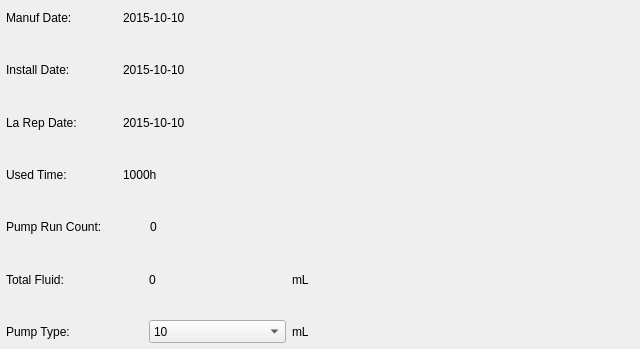
<?xml version="1.0" encoding="UTF-8"?>
<ui version="4.0">
 <class>GlpInfoPageClass</class>
 <widget class="QWidget" name="GlpInfoPageClass">
  <property name="geometry">
   <rect>
    <x>0</x>
    <y>0</y>
    <width>640</width>
    <height>349</height>
   </rect>
  </property>
  <property name="windowTitle">
   <string>Form</string>
  </property>
  <layout class="QGridLayout" name="gridLayout">
   <property name="margin">
    <number>6</number>
   </property>
   <item row="0" column="0">
    <layout class="QVBoxLayout" name="verticalLayout" stretch="1,1,1,1,1,1,1,1,1,1,1,1,1">
     <property name="spacing">
      <number>6</number>
     </property>
     <item>
      <layout class="QHBoxLayout" name="horizontalLayout_8" stretch="20,92">
       <item>
        <widget class="QLabel" name="label_7">
         <property name="sizePolicy">
          <sizepolicy hsizetype="Expanding" vsizetype="Expanding">
           <horstretch>0</horstretch>
           <verstretch>0</verstretch>
          </sizepolicy>
         </property>
         <property name="text">
          <string>Manuf Date:</string>
         </property>
        </widget>
       </item>
       <item>
        <widget class="QLabel" name="manufLabel">
         <property name="sizePolicy">
          <sizepolicy hsizetype="Expanding" vsizetype="Expanding">
           <horstretch>0</horstretch>
           <verstretch>0</verstretch>
          </sizepolicy>
         </property>
         <property name="text">
          <string>2015-10-10</string>
         </property>
        </widget>
       </item>
      </layout>
     </item>
     <item>
      <spacer name="verticalSpacer_7">
       <property name="orientation">
        <enum>Qt::Vertical</enum>
       </property>
       <property name="sizeHint" stdset="0">
        <size>
         <width>20</width>
         <height>40</height>
        </size>
       </property>
      </spacer>
     </item>
     <item>
      <layout class="QHBoxLayout" name="horizontalLayout_6" stretch="20,92">
       <item>
        <widget class="QLabel" name="label_2">
         <property name="sizePolicy">
          <sizepolicy hsizetype="Expanding" vsizetype="Expanding">
           <horstretch>0</horstretch>
           <verstretch>0</verstretch>
          </sizepolicy>
         </property>
         <property name="text">
          <string>Install Date:</string>
         </property>
        </widget>
       </item>
       <item>
        <widget class="QLabel" name="instLabel">
         <property name="sizePolicy">
          <sizepolicy hsizetype="Expanding" vsizetype="Expanding">
           <horstretch>0</horstretch>
           <verstretch>0</verstretch>
          </sizepolicy>
         </property>
         <property name="text">
          <string>2015-10-10</string>
         </property>
        </widget>
       </item>
      </layout>
     </item>
     <item>
      <spacer name="verticalSpacer">
       <property name="orientation">
        <enum>Qt::Vertical</enum>
       </property>
       <property name="sizeHint" stdset="0">
        <size>
         <width>20</width>
         <height>40</height>
        </size>
       </property>
      </spacer>
     </item>
     <item>
      <layout class="QHBoxLayout" name="horizontalLayout_9" stretch="20,92">
       <item>
        <widget class="QLabel" name="label_8">
         <property name="sizePolicy">
          <sizepolicy hsizetype="Expanding" vsizetype="Expanding">
           <horstretch>0</horstretch>
           <verstretch>0</verstretch>
          </sizepolicy>
         </property>
         <property name="text">
          <string>La Rep Date:</string>
         </property>
        </widget>
       </item>
       <item>
        <widget class="QLabel" name="repairLabel">
         <property name="sizePolicy">
          <sizepolicy hsizetype="Expanding" vsizetype="Expanding">
           <horstretch>0</horstretch>
           <verstretch>0</verstretch>
          </sizepolicy>
         </property>
         <property name="text">
          <string>2015-10-10</string>
         </property>
        </widget>
       </item>
      </layout>
     </item>
     <item>
      <spacer name="verticalSpacer_6">
       <property name="orientation">
        <enum>Qt::Vertical</enum>
       </property>
       <property name="sizeHint" stdset="0">
        <size>
         <width>20</width>
         <height>40</height>
        </size>
       </property>
      </spacer>
     </item>
     <item>
      <layout class="QHBoxLayout" name="horizontalLayout_4" stretch="20,92">
       <item>
        <widget class="QLabel" name="label_6">
         <property name="sizePolicy">
          <sizepolicy hsizetype="Expanding" vsizetype="Expanding">
           <horstretch>0</horstretch>
           <verstretch>0</verstretch>
          </sizepolicy>
         </property>
         <property name="text">
          <string>Used Time:</string>
         </property>
        </widget>
       </item>
       <item>
        <widget class="QLabel" name="usedTimeLbl">
         <property name="sizePolicy">
          <sizepolicy hsizetype="Expanding" vsizetype="Expanding">
           <horstretch>0</horstretch>
           <verstretch>0</verstretch>
          </sizepolicy>
         </property>
         <property name="text">
          <string>1000h</string>
         </property>
        </widget>
       </item>
      </layout>
     </item>
     <item>
      <spacer name="verticalSpacer_2">
       <property name="orientation">
        <enum>Qt::Vertical</enum>
       </property>
       <property name="sizeHint" stdset="0">
        <size>
         <width>20</width>
         <height>40</height>
        </size>
       </property>
      </spacer>
     </item>
     <item>
      <layout class="QHBoxLayout" name="horizontalLayout_5" stretch="2,7">
       <item>
        <widget class="QLabel" name="label_10">
         <property name="sizePolicy">
          <sizepolicy hsizetype="Expanding" vsizetype="Expanding">
           <horstretch>0</horstretch>
           <verstretch>0</verstretch>
          </sizepolicy>
         </property>
         <property name="text">
          <string>Pump Run Count:</string>
         </property>
        </widget>
       </item>
       <item>
        <widget class="QLabel" name="bltUsedLbl">
         <property name="sizePolicy">
          <sizepolicy hsizetype="Expanding" vsizetype="Expanding">
           <horstretch>0</horstretch>
           <verstretch>0</verstretch>
          </sizepolicy>
         </property>
         <property name="text">
          <string>0</string>
         </property>
        </widget>
       </item>
      </layout>
     </item>
     <item>
      <spacer name="verticalSpacer_3">
       <property name="orientation">
        <enum>Qt::Vertical</enum>
       </property>
       <property name="sizeHint" stdset="0">
        <size>
         <width>20</width>
         <height>40</height>
        </size>
       </property>
      </spacer>
     </item>
     <item>
      <layout class="QHBoxLayout" name="horizontalLayout_3" stretch="2,2,5">
       <item>
        <widget class="QLabel" name="label">
         <property name="sizePolicy">
          <sizepolicy hsizetype="Expanding" vsizetype="Expanding">
           <horstretch>0</horstretch>
           <verstretch>0</verstretch>
          </sizepolicy>
         </property>
         <property name="text">
          <string>Total Fluid:</string>
         </property>
        </widget>
       </item>
       <item>
        <widget class="QLabel" name="totalFluidLbl">
         <property name="sizePolicy">
          <sizepolicy hsizetype="Expanding" vsizetype="Expanding">
           <horstretch>0</horstretch>
           <verstretch>0</verstretch>
          </sizepolicy>
         </property>
         <property name="text">
          <string>0</string>
         </property>
        </widget>
       </item>
       <item>
        <widget class="QLabel" name="label_4">
         <property name="sizePolicy">
          <sizepolicy hsizetype="Expanding" vsizetype="Expanding">
           <horstretch>0</horstretch>
           <verstretch>0</verstretch>
          </sizepolicy>
         </property>
         <property name="text">
          <string>mL</string>
         </property>
        </widget>
       </item>
      </layout>
     </item>
     <item>
      <spacer name="verticalSpacer_4">
       <property name="orientation">
        <enum>Qt::Vertical</enum>
       </property>
       <property name="sizeHint" stdset="0">
        <size>
         <width>20</width>
         <height>40</height>
        </size>
       </property>
      </spacer>
     </item>
     <item>
      <layout class="QHBoxLayout" name="horizontalLayout_2" stretch="2,2,5">
       <item>
        <widget class="QLabel" name="label_3">
         <property name="sizePolicy">
          <sizepolicy hsizetype="Expanding" vsizetype="Expanding">
           <horstretch>0</horstretch>
           <verstretch>0</verstretch>
          </sizepolicy>
         </property>
         <property name="text">
          <string>Pump Type:</string>
         </property>
        </widget>
       </item>
       <item>
        <widget class="ComboCtrl" name="pumpMod">
         <property name="sizePolicy">
          <sizepolicy hsizetype="Expanding" vsizetype="Expanding">
           <horstretch>0</horstretch>
           <verstretch>0</verstretch>
          </sizepolicy>
         </property>
         <item>
          <property name="text">
           <string>10</string>
          </property>
         </item>
         <item>
          <property name="text">
           <string>50</string>
          </property>
         </item>
         <item>
          <property name="text">
           <string>100</string>
          </property>
         </item>
         <item>
          <property name="text">
           <string>150</string>
          </property>
         </item>
         <item>
          <property name="text">
           <string>250</string>
          </property>
         </item>
         <item>
          <property name="text">
           <string>300</string>
          </property>
         </item>
         <item>
          <property name="text">
           <string>500</string>
          </property>
         </item>
         <item>
          <property name="text">
           <string>800</string>
          </property>
         </item>
         <item>
          <property name="text">
           <string>1000</string>
          </property>
         </item>
         <item>
          <property name="text">
           <string>2000</string>
          </property>
         </item>
         <item>
          <property name="text">
           <string>3000</string>
          </property>
         </item>
        </widget>
       </item>
       <item>
        <widget class="QLabel" name="label_5">
         <property name="sizePolicy">
          <sizepolicy hsizetype="Expanding" vsizetype="Expanding">
           <horstretch>0</horstretch>
           <verstretch>0</verstretch>
          </sizepolicy>
         </property>
         <property name="text">
          <string>mL</string>
         </property>
        </widget>
       </item>
      </layout>
     </item>
    </layout>
   </item>
  </layout>
 </widget>
 <customwidgets>
  <customwidget>
   <class>ComboCtrl</class>
   <extends>QComboBox</extends>
   <header>comboctrl.h</header>
  </customwidget>
 </customwidgets>
 <resources>
  <include location="weiduodianzi.qrc"/>
 </resources>
 <connections/>
</ui>
